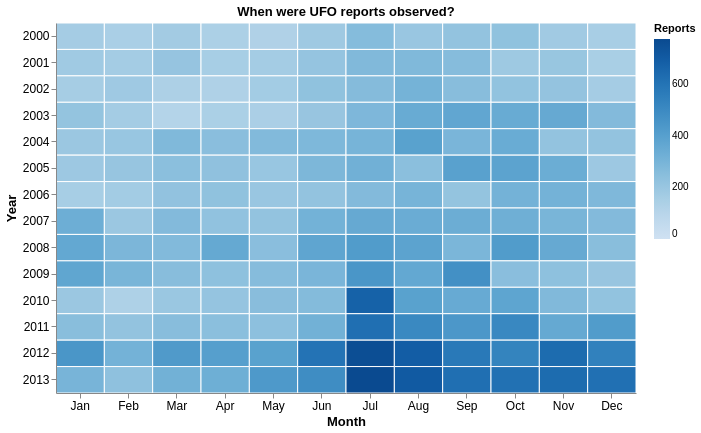
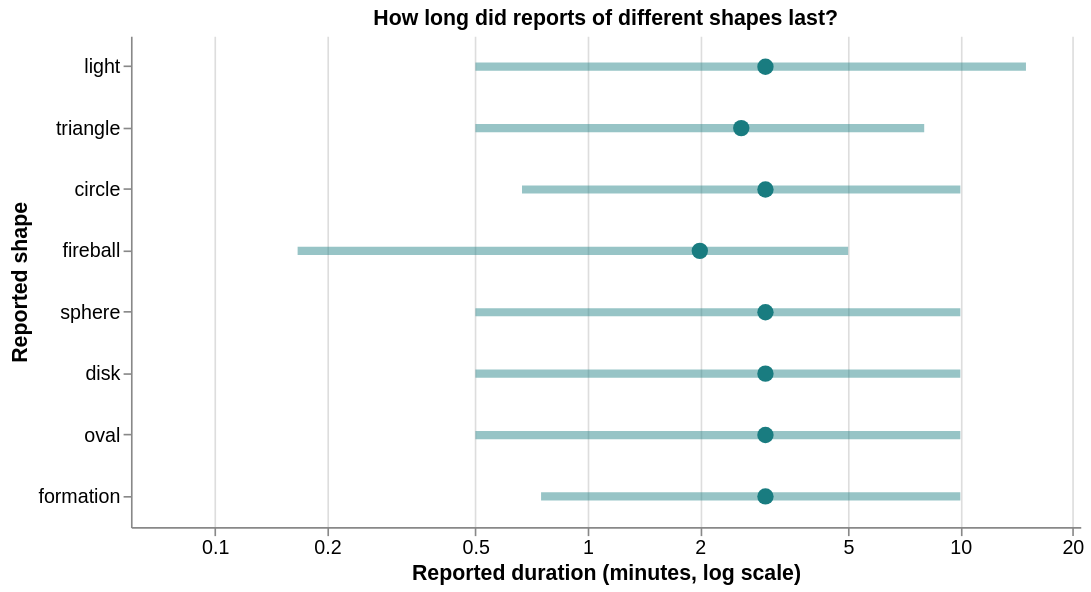

Notebook code cell kept with these figures, in order:
### Markdown cell above
## Export for Jekyll
Both charts are saved as Vega-Lite JSON. Each JSON embeds only the aggregated plotting data, so the webpage does not have to download all 80,332 source records. PNG exports provide static previews and a GitHub-readable notebook fallback; the webpage uses the interactive JSON.

### Code cell
cwd = Path.cwd()
site_root = cwd.parent if cwd.name == "python_notebooks" and (cwd.parent / "_config.yml").exists() else None
output_root = site_root / "assets" if site_root else cwd / "hw5_exports"
json_dir = output_root / "json"
png_dir = output_root / "pngs"
json_dir.mkdir(parents=True, exist_ok=True)
png_dir.mkdir(parents=True, exist_ok=True)
for name, chart in [("hw5_ufo_monthly", plot1), ("hw5_ufo_duration", plot2)]:
    chart.save(str(json_dir / f"{name}.json"))
    png = vlc.vegalite_to_png(chart.to_dict(), scale=2)
    (png_dir / f"{name}.png").write_bytes(png)
    print(f"Saved {name}.json and {name}.png")
    # One rich output supports interactive Jupyter rendering and static GitHub rendering.
    display({"application/vnd.vegalite.v5+json": chart.to_dict(),
             "image/png": base64.b64encode(png).decode("ascii"),
             "text/plain": name}, raw=True)

### Figure 1 — Vega-Lite specification as saved in the notebook (floating-point values rounded to 4 significant figures; data arrays with more than 128 entries replaced by an {"elided": "..."} marker saying what was removed)
{"$schema": "https://vega.github.io/schema/vega-lite/v5.20.1.json", "config": {"axis": {"labelFontSize": 12, "titleFontSize": 13}, "view": {"continuousHeight": 300, "continuousWidth": 300, "stroke": null}}, "data": {"name": "data-d1d2a12ed6bfdf59a8fc65d047904f0e"}, "datasets": {"data-d1d2a12ed6bfdf59a8fc65d047904f0e": {"elided": "168 records"}}, "encoding": {"color": {"field": "reports", "scale": {"scheme": "blues", "zero": true}, "title": "Reports", "type": "quantitative"}, "tooltip": [{"field": "year", "title": "Year", "type": "ordinal"}, {"field": "month_name", "title": "Month", "type": "ordinal"}, {"field": "reports", "format": ",", "title": "Reports", "type": "quantitative"}], "x": {"axis": {"labelAngle": 0}, "field": "month_name", "sort": ["Jan", "Feb", "Mar", "Apr", "May", "Jun", "Jul", "Aug", "Sep", "Oct", "Nov", "Dec"], "title": "Month", "type": "ordinal"}, "y": {"field": "year", "sort": "ascending", "title": "Year", "type": "ordinal"}}, "height": 370, "mark": {"stroke": "white", "strokeWidth": 1, "type": "rect"}, "title": "When were UFO reports observed?", "width": 580}

### Figure 2 — Vega-Lite specification as saved in the notebook (floating-point values rounded to 4 significant figures)
{"$schema": "https://vega.github.io/schema/vega-lite/v5.20.1.json", "config": {"axis": {"labelFontSize": 12, "titleFontSize": 13}, "view": {"continuousHeight": 300, "continuousWidth": 300, "stroke": null}}, "data": {"name": "data-bc0ddf98919d17118791fff027b8b1ea"}, "datasets": {"data-bc0ddf98919d17118791fff027b8b1ea": [{"median": 3.0, "period": "All years", "q1": 0.6667, "q3": 10.0, "reports": 4979, "shape": "circle"}, {"median": 3.0, "period": "All years", "q1": 0.5, "q3": 10.0, "reports": 2490, "shape": "disk"}, {"median": 2.0, "period": "All years", "q1": 0.1667, "q3": 5.0, "reports": 4285, "shape": "fireball"}, {"median": 3.0, "period": "All years", "q1": 0.75, "q3": 10.0, "reports": 1614, "shape": "formation"}, {"median": 3.0, "period": "All years", "q1": 0.5, "q3": 15.0, "reports": 11254, "shape": "light"}, {"median": 3.0, "period": "All years", "q1": 0.5, "q3": 10.0, "reports": 2358, "shape": "oval"}, {"median": 3.0, "period": "All years", "q1": 0.5, "q3": 10.0, "reports": 3408, "shape": "sphere"}, {"median": 2.583, "period": "All years", "q1": 0.5, "q3": 8.0, "reports": 5029, "shape": "triangle"}, {"median": 3.0, "period": "2000–2004", "q1": 0.5, "q3": 15.0, "reports": 1078, "shape": "circle"}, {"median": 4.0, "period": "2000–2004", "q1": 0.75, "q3": 15.0, "reports": 849, "shape": "disk"}, {"median": 0.25, "period": "2000–2004", "q1": 0.08333, "q3": 5.0, "reports": 804, "shape": "fireball"}, {"median": 3.0, "period": "2000–2004", "q1": 0.5, "q3": 10.0, "reports": 418, "shape": "formation"}, {"median": 4.0, "period": "2000–2004", "q1": 0.5, "q3": 15.0, "reports": 2862, "shape": "light"}, {"median": 3.0, "period": "2000–2004", "q1": 0.3333, "q3": 10.0, "reports": 606, "shape": "oval"}, {"median": 3.0, "period": "2000–2004", "q1": 0.3333, "q3": 10.0, "reports": 775, "shape": "sphere"}, {"median": 3.0, "period": "2000–2004", "q1": 0.5, "q3": 8.0, "reports": 1442, "shape": "triangle"}, {"median": 3.0, "period": "2005–2009", "q1": 0.5, "q3": 10.0, "reports": 1545, "shape": "circle"}, {"median": 3.0, "period": "2005–2009", "q1": 0.5, "q3": 10.0, "reports": 942, "shape": "disk"}, {"median": 0.5, "period": "2005–2009", "q1": 0.08333, "q3": 5.0, "reports": 954, "shape": "fireball"}, {"median": 3.0, "period": "2005–2009", "q1": 0.5, "q3": 10.0, "reports": 536, "shape": "formation"}, {"median": 3.0, "period": "2005–2009", "q1": 0.5, "q3": 13.0, "reports": 3984, "shape": "light"}, {"median": 2.0, "period": "2005–2009", "q1": 0.3333, "q3": 10.0, "reports": 845, "shape": "oval"}, {"median": 2.0, "period": "2005–2009", "q1": 0.5, "q3": 10.0, "reports": 1078, "shape": "sphere"}, {"median": 2.0, "period": "2005–2009", "q1": 0.5, "q3": 7.0, "reports": 1812, "shape": "triangle"}, {"median": 3.0, "period": "2010–2013", "q1": 1.0, "q3": 10.0, "reports": 2356, "shape": "circle"}, {"median": 3.0, "period": "2010–2013", "q1": 0.5, "q3": 10.0, "reports": 699, "shape": "disk"}, {"median": 3.0, "period": "2010–2013", "q1": 1.0, "q3": 7.0, "reports": 2527, "shape": "fireball"}, {"median": 5.0, "period": "2010–2013", "q1": 1.0, "q3": 10.0, "reports": 660, "shape": "formation"}, {"median": 4.0, "period": "2010–2013", "q1": 1.0, "q3": 10.0, "reports": 4408, "shape": "light"}, {"median": 3.0, "period": "2010–2013", "q1": 0.6667, "q3": 10.0, "reports": 907, "shape": "oval"}, {"median": 3.0, "period": "2010–2013", "q1": 1.0, "q3": 10.0, "reports": 1555, "shape": "sphere"}, {"median": 3.0, "period": "2010–2013", "q1": 0.5, "q3": 10.0, "reports": 1775, "shape": "triangle"}]}, "height": 300, "layer": [{"encoding": {"tooltip": [{"field": "shape", "title": "Shape", "type": "nominal"}, {"field": "period", "title": "Period", "type": "nominal"}, {"field": "reports", "format": ",", "title": "Reports", "type": "quantitative"}, {"field": "q1", "format": ".2f", "title": "25th percentile (min)", "type": "quantitative"}, {"field": "median", "format": ".2f", "title": "Median (min)", "type": "quantitative"}, {"field": "q3", "format": ".2f", "title": "75th percentile (min)", "type": "quantitative"}], "x": {"axis": {"format": "~g", "values": [0.1, 0.2, 0.5, 1, 2, 5, 10, 20]}, "field": "q1", "scale": {"domain": [0.05952, 21.0], "nice": false, "type": "log"}, "title": "Reported duration (minutes, log scale)", "type": "quantitative"}, "x2": {"field": "q3"}, "y": {"field": "shape", "sort": ["light", "triangle", "circle", "fireball", "sphere", "disk", "oval", "formation"], "title": "Reported shape", "type": "nominal"}}, "mark": {"color": "#197c80", "opacity": 0.45, "strokeWidth": 5, "type": "rule"}, "transform": [{"filter": "(datum.period === period_choice)"}]}, {"encoding": {"tooltip": [{"field": "shape", "title": "Shape", "type": "nominal"}, {"field": "period", "title": "Period", "type": "nominal"}, {"field": "reports", "format": ",", "title": "Reports", "type": "quantitative"}, {"field": "q1", "format": ".2f", "title": "25th percentile (min)", "type": "quantitative"}, {"field": "median", "format": ".2f", "title": "Median (min)", "type": "quantitative"}, {"field": "q3", "format": ".2f", "title": "75th percentile (min)", "type": "quantitative"}], "x": {"field": "median", "scale": {"domain": [0.05952, 21.0], "nice": false, "type": "log"}, "type": "quantitative"}, "y": {"field": "shape", "sort": ["light", "triangle", "circle", "fireball", "sphere", "disk", "oval", "formation"], "title": "Reported shape", "type": "nominal"}}, "mark": {"color": "#197c80", "filled": true, "opacity": 1, "size": 100, "type": "point"}, "transform": [{"filter": "(datum.period === period_choice)"}]}], "params": [{"bind": {"input": "select", "name": "Period: ", "options": ["All years", "2000–2004", "2005–2009", "2010–2013"]}, "name": "period_choice", "value": "All years"}], "title": "How long did reports of different shapes last?", "width": 580}
